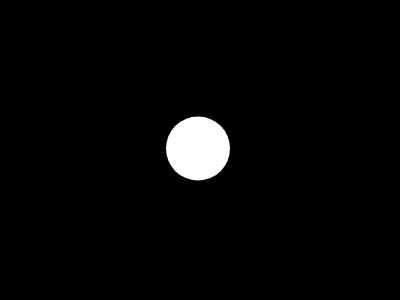
Frame 1 (no input)
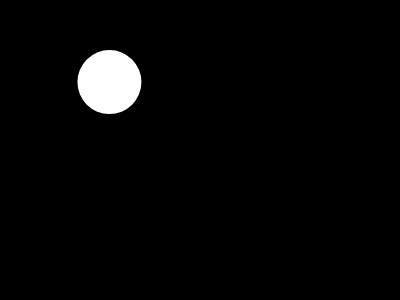
Frame 60 (no input)
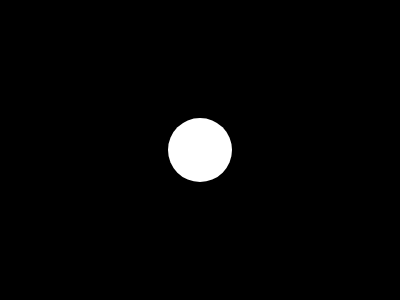
Frame 120 (the mouse pressed at the canvas centre since frame 60)

The p5.js sketch that drew these frames (run headless with seeded random() and noise() and a simulated clock; from frame 60 on, the mouse is pressed at the canvas centre):

// p5.js sketch
// ── sketch.js
// https://editor.p5js.org/jht1493/sketches/S6fXsaBIi
// circleX follow

let circleX = 200;
let circleY = 150;
let circleSteps = 100;

function setup() {
  createCanvas(400, 300).mousePressed(function () {
    // move circle to center of canvas
    circleX = 200;
    circleY = 150;
  });
  noStroke();
  // background(0);
}

function draw() {
  background(0);
  fill(255);
  // Adjust circleX/Y to move towards the mouse location
  // by calculating the difference in x and y
  let dx = (mouseX - circleX)/circleSteps;
  let dy = (mouseY - circleY)/circleSteps;
  circleX = circleX + dx;
  circleY = circleY + dy;
  circle(circleX, circleY, 64);
  // circleX = mouseX
  // circleY = mouseY
  // circleX = (circleX + circleSteps) % width;
}

// https://editor.p5js.org/jht1493/sketches/JVoQAP3aM
// circleX mousePressed

// function mousePressed() {
//   circleX = 0;
// }

// https://editor.p5js.org/codingtrain/sketches/xPXNdPy17
// p5js Code! - 2.2 - make your own variable

// https://thecodingtrain.com/tracks/code-programming-with-p5-js/code/2-variables/2-define-variables

// https://www.youtube.com/watch?v=r5Iy3v1co0A
// Guest Tutorial #6: The Modulo Operator with Golan Levin
